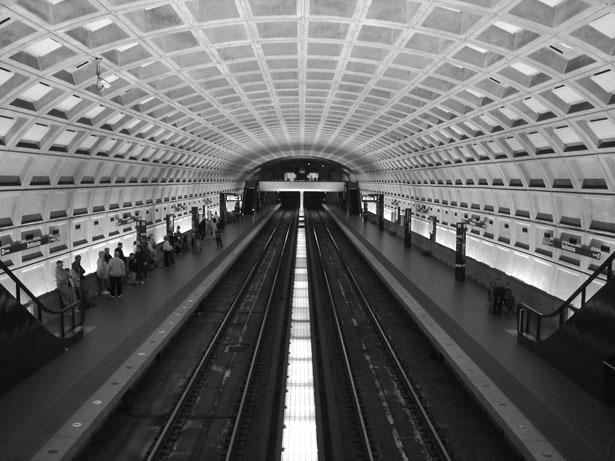
#> input picture dc_metro.JPG, 615 x 461 px, found by its file name
$ python ex_6.py
#> lines starting #> are read from the running program, lines starting #| are printed output that depends on the picture
##This is a 2x2 layout, with 3 slots occupied.

# 1. Sine function, with blue solid line; cosine with red '+' markers; the
#    extents fit the plot exactly. Hint: see the axis() function for setting the
#    extents.
# 2. Sine function, with gridlines, axis labels, and title; the extents fit the
#    plot exactly.
# 3. Image with color map; the extents run from -10 to 10, rather than the
#    default.

# Save the resulting plot image to a file. (Use a different file name, so you
# don't overwrite the sample.)

# The color map in the example is 'winter'; use 'cm.<tab>' to list the available
# ones, and experiment to find one you like.

# Start with the following statements::

from matplotlib.pyplot import imread
import matplotlib.pyplot as plt
import numpy as np
from numpy import linspace, pi, sin, cos
import matplotlib.image as mpimg

x = np.linspace(0, 2*pi, 101)
s = sin(x)
c = cos(x)

##fig, axes = plt.subplots(nrows = 2, ncols=2, figsize=(3,3))


#####first plot - upper left

plt.subplot(2,2,1)
plt.plot(x,s,color="b")
plt.plot(x,c, "r+")
plt.axis("tight")
# print(plt.axis())
# xmin, xmax = plt.xlim()  # return the current xlim
# plt.xlim((xmin, xmax))   # set the xlim to xmin, xmax


#####second plot - upper right

plt.subplot(2,2,2)
plt.plot(x,s,color="b")
plt.xlabel("x")
plt.ylabel("Sin(x)")
plt.title("Sin(x) by X", fontsize=12)
plt.tight_layout()
plt.axis("tight")


#####third plot - lower left

img = mpimg.imread('dc_metro.jpg')
#> img is the input picture: shape (461, 615); min 0, max 255, mean 105.8
#lum_img = img[:,:,0]
plt.subplot(2,2,3)
#plt.imshow(lum_img)
#plt.colorbar()
plt.imshow(img, cmap="winter")


# Tip: If you find that the label of one plot overlaps another plot, try adding
# a call to `tight_layout()` to your script.

plt.tight_layout()  ###relayout in a better way

plt.show()
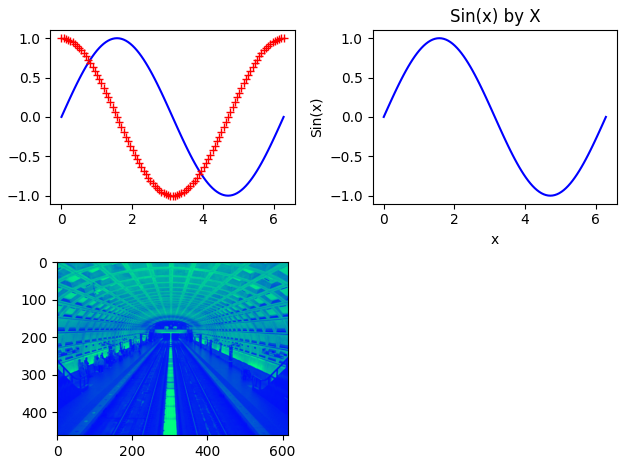
#> figure drawn by matplotlib, 3 panels; panel 1: curve peaks at x = 1.57, y = 1; panel 1: curve peaks at x = 0, y = 1; panel 2: curve peaks at x = 1.57, y = 1
plt.savefig("a layout of figures")
